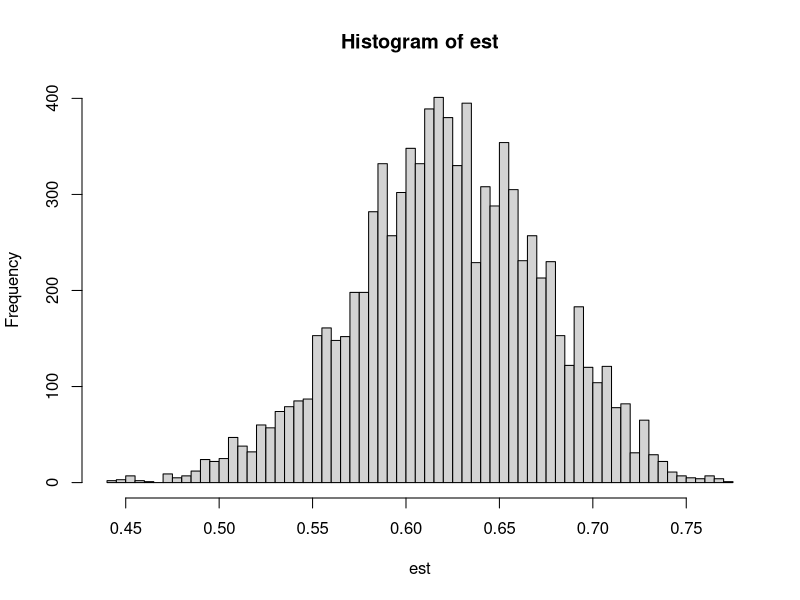
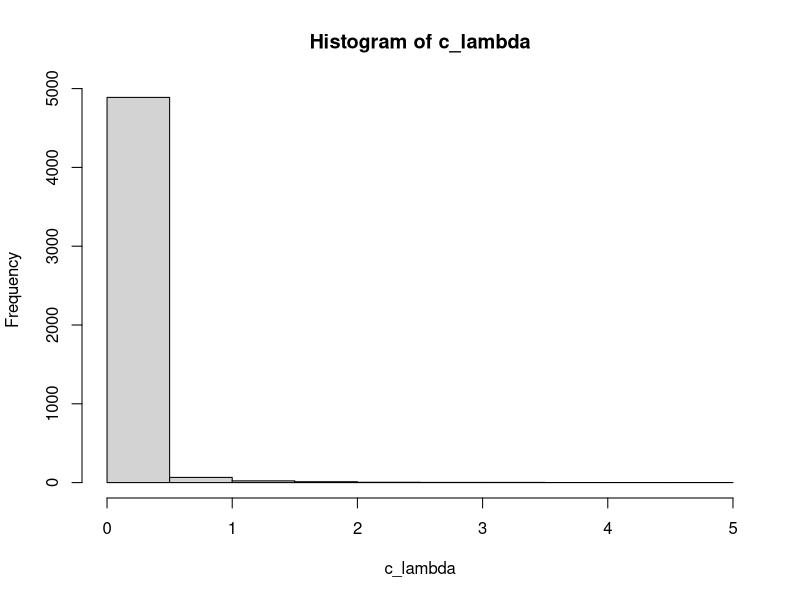
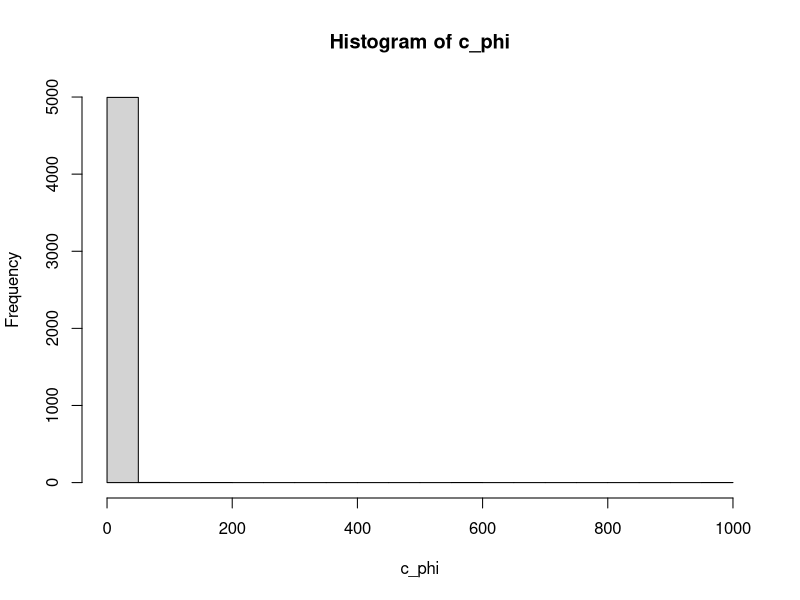
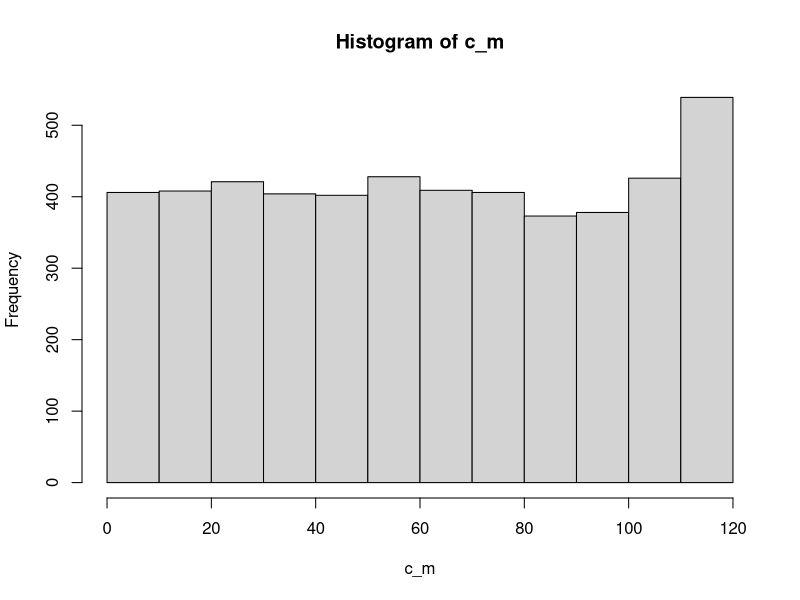
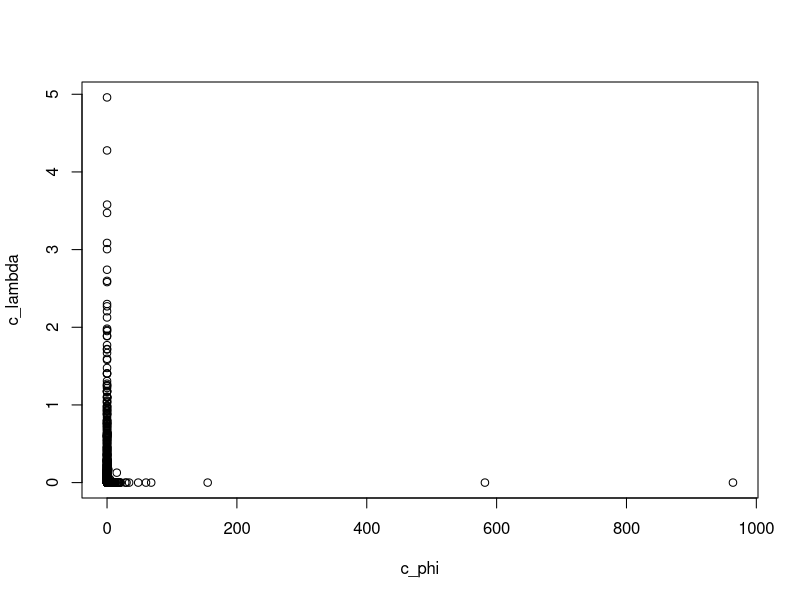
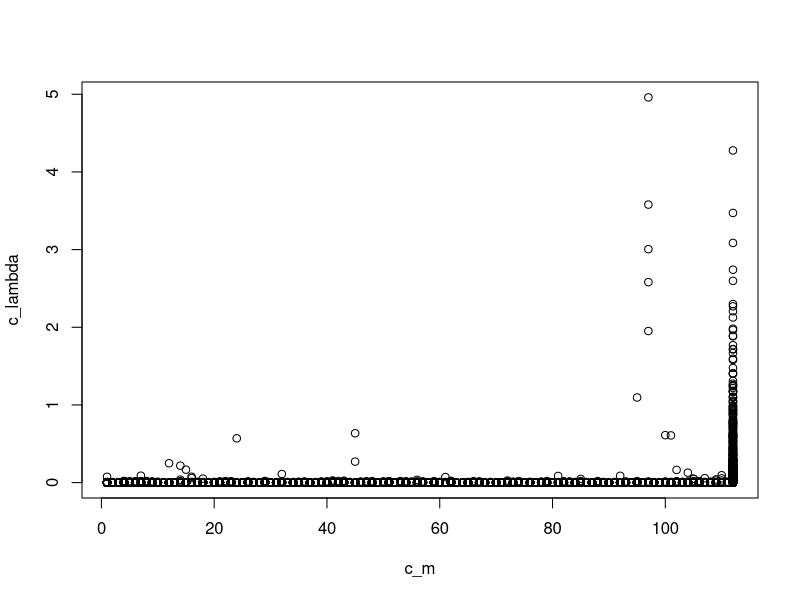
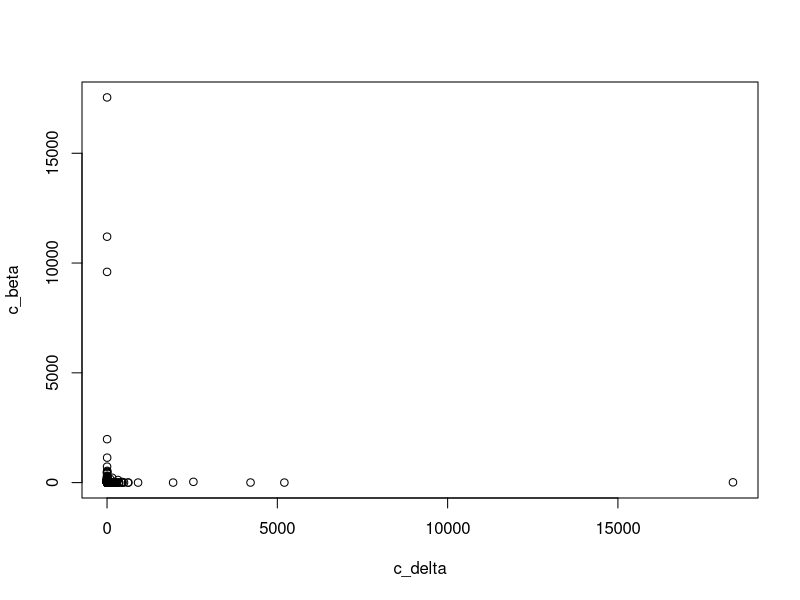
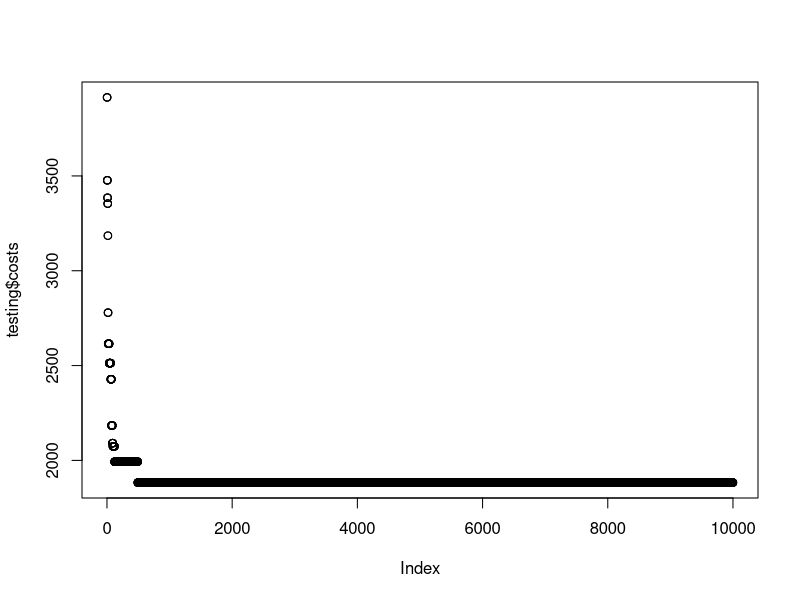

These figures' R source, in order: (Note: a time limit stopped this script after it produced the figures.)
## ---- chunk 1
X <- matrix(c(0.9,0,0,1,0.05,0.85,0,0,0.03,0.09,0.9,0,0.02,0.06,0.1,0), nrow = 4)
rownames(X) <- c("Low","Med","High","Fail")
colnames(X) <- c("Low","Med","High","Fail")
X
## ---- chunk 2
b <- matrix(c(1,0,0,0), nrow = 1)
b %*% X %*% X %*% X
## ---- chunk 3
Xc <- X
Xc[4,4] <- 1
Xc[4,1] <- 0
b %*% Xc %*% Xc %*% Xc
## ---- chunk 4
matp <- function(matrix, power){
  a <- matrix
  if (power >= 1) {
    for (i in 1:power) {
      matrix <- a %*% matrix
    }
    return (matrix)
  }
}
## ---- chunk 5
n <- 1
d <- Xc
while (d[1,4] < .5) {
  d <- matp(Xc,n)
  n <- n + 1
}
print (paste("There is a 50% chance of failure at week:", (n+1)))
## ---- chunk 6
round(52/17,0)
## ---- chunk 7
prof <- c(1000, 500, 400, -700)
steady <- matp(X, 100)
ep <- b %*% steady %*% prof;ep
## ---- chunk 8
X.2 <- matrix(c(0.9,0,1,1,0.05,0.85,0,0,0.03,0.09,0,0,0.02,0.06,0,0), nrow = 4)
prof <- c(1000, 500, -600, -700)
steady <- matp(X.2, 100)
ep <- b %*% steady %*% prof;ep
## ---- chunk 9
haste <- function(theta, group) {
  return ((2 + theta)^group[1] * (1 - theta)^(group[2] + group[3]) * theta^group[4])
}

group <- c(125,18,20,34)
w <- .25
m <- 10000
x <- numeric(m)
b <- 1000
samp <- 1000
u <- runif(m)
v <- runif(m, -w, w)
x[1] <- w

for (i in 2:m) {
  z <- x[i-1] + v[i]
  if (u[i] <= haste(z, group) / haste(x[i-1], group)) {
    x[i] <- z
  } else {
    x[i] <- x[i-1]
  }
}

est <- x[(b+1):m]
hist(est, 100)
## ---- chunk 10
# add the vars i need, inital guesses
Y <- c(4,5,4,1,0,4,3,4,0,6,3,3,4,0,2,6,3,3,5,4,5,3,1,4,4,1,5,5,3,4,2,5,2,2,3,4,2,1,3,2,2,1,1,1,1,3,0,0,1,0,1,1,0,0,3,1,0,3,2,2,0,1,1,1,0,1,0,1,0,0,0,2,1,0,0,0,1,1,0,2,3,3,1,1,2,1,1,1,1,2,4,2,0,0,0,1,4,0,0,0,1,0,0,0,0,0,1,0,0,1,0,1)

mainthing <- function(i) {
  c_lambda <- c()
  c_phi <- c()
  c_beta <- c()
  c_delta <- c()
  c_m <- c()
  Mprob <- numeric(n)
  
  n <- i
  N <- length(Y)
  m <- sample(1:N, 1)
  
  alpha <- 1
  beta <- 1
  gamma <-1
  delta <- 1
  
  # fxn from psuedo code
  fullcondm <- function(m,lambda,phi,Y,N,alpha0,beta0,gamma0,delta0) {
    lamexp <- if (m >1)sum(Y[1:m]) else 0
    phiexp <- if (m<N) sum(Y[(m+1):N]) else 0
    prob <- lambda^(alpha0-1 + lamexp)*exp(-(beta0+m)*lambda)*phi^(gamma0-1+phiexp)*exp( -(delta0+n-m)*phi)
    return(ifelse(is.nan(prob), 0, prob))
  }
  
  # some looping
  for (i in 1:n) {
    sum1 <- sum(Y[1:m])
    if (m == N) {
      sum2=0
    } else {
      sum2 <- sum( Y[ (m+1):N])
    }
    
    lambda <- sample(rgamma(sum1+alpha, beta/(beta*m + 1)),1)
    phi <- sample(rgamma(sum2 + gamma, delta/ (delta*(N-m) + 1)), 1)
    
    for (j in 1:N) {
      Mprob[j] <- fullcondm(j,lambda, phi, Y,N,alpha,beta,gamma,delta)
    }
    
    if(sum(Mprob) == 0) {
      m <- sample(1:N, 1)
    } else {
      m <- sample(1:N, prob = Mprob, size = 1)
    }
    
    beta <- 1/ sample(rgamma(alpha, lambda+1), 1)
    delta <- 1/ sample(rgamma(gamma, phi+1), 1)
    
    c_lambda <- c(c_lambda, lambda)
    c_phi <- c(c_phi, phi)
    c_m <- c(c_m, m)
    c_beta <- c(c_beta, beta)
    c_delta <- c(c_delta, delta)
  }
  
  # plot the things for part a
  hist(c_lambda)
  hist(c_phi)
  hist(c_m)
  plot(c_lambda~c_phi)
  plot(c_lambda~c_m)
  plot(c_beta~c_delta)
}

# run 5000 iterations
mainthing(5000)
## ---- chunk 11
error <- qnorm(0.95)*sd(Y)/sqrt(length(Y))
print(paste('95% CI:', 40-error, 40+error))
before40 <- mean(Y[1:40]);before40
after40 <- mean(Y[41:length(Y)]);after40
## ---- chunk 12
C <- matrix(c(0,633,257,91,412,150,80,134,259,505,353,324,70,211,268,246,121,633,0,390,661,227,488,572,530,555,289,282,638,567,466,420,745,518,257,390,0,228,169,112,196,154,372,262,110,437,191,74,53,472,142,91,661,228,0,383,120,77,105,175,476,324,240,27,182,239,237,84,412,227,169,383,0,267,351,309,338,196,61,421,346,243,199,528,297,150,488,112,120,267,0,63,34,264,360,208,329,83,105,123,364,35,80,572,196,77,351,63,0,29,232,444,292,297,47,150,207,332,29,134,530,154,105,309,34,29,0,249,402,250,314,68,108,165,349,36,259,555,372,175,338,264,232,249,0,495,352,95,189,326,383,202,236,505,289,262,476,196,360,444,402,495,0,154,578,439,336,240,685,390,353,282,110,324,61,208,292,250,352,154,0,435,287,184,140,542,238,324,638,437,240,421,329,297,314,95,578,435,0,254,391,448,157,301,70,567,191,27,346,83,47,68,189,439,287,254,0,145,202,289,55,211,466,74,182,243,105,150,108,326,336,184,391,145,0,57,426,96,268,420,53,239,199,123,207,165,383,240,140,448,202,57,0,483,153,46,745,472,237,528,364,332,349,202,685,542,157,289,426,483,0,336,121,518,142,84,297,35,29,36,236,390,238,301,55,96,153,336,0), nrow = 17)

cost.f <- function(x, C) {
  cost <- 0
  for (i in 1:(length(x) - 1)) {
    cost <- cost + C[x[i], x[i + 1]]
  }
  return(cost)
}

anneal <- function(T0, beta, N) {
  T <- T0
  C <- matrix(c(0,633,257,91,412,150,80,134,259,505,353,324,70,211,268,246,121,633,0,390,661,227,488,572,530,555,289,282,638,567,466,420,745,518,257,390,0,228,169,112,196,154,372,262,110,437,191,74,53,472,142,91,661,228,0,383,120,77,105,175,476,324,240,27,182,239,237,84,412,227,169,383,0,267,351,309,338,196,61,421,346,243,199,528,297,150,488,112,120,267,0,63,34,264,360,208,329,83,105,123,364,35,80,572,196,77,351,63,0,29,232,444,292,297,47,150,207,332,29,134,530,154,105,309,34,29,0,249,402,250,314,68,108,165,349,36,259,555,372,175,338,264,232,249,0,495,352,95,189,326,383,202,236,505,289,262,476,196,360,444,402,495,0,154,578,439,336,240,685,390,353,282,110,324,61,208,292,250,352,154,0,435,287,184,140,542,238,324,638,437,240,421,329,297,314,95,578,435,0,254,391,448,157,301,70,567,191,27,346,83,47,68,189,439,287,254,0,145,202,289,55,211,466,74,182,243,105,150,108,326,336,184,391,145,0,57,426,96,268,420,53,239,199,123,207,165,383,240,140,448,202,57,0,483,153,46,745,472,237,528,364,332,349,202,685,542,157,289,426,483,0,336,121,518,142,84,297,35,29,36,236,390,238,301,55,96,153,336,0), nrow = 17)
  n <- dim(C)[1]
  x <- sample(1:17)
  sx <- cost.f(x, C)
  xbest <- x
  sbest <- sx
  costs <- numeric(N)
  
  for(i in 1:N){
    x1 <- sample(1:17, 17)
    I <- sort(c(x1[1], x1[2]))
    
    if(I[2] == 17)
      y <- c(x[1:I[1]-1], x[I[2]:I[1]])
    else
      y <- c(x[1:I[1]-1], x[I[2]:I[1]], x[(I[2]+1):length(x)])
    
    sx <- cost.f(x, C)
    sy <- cost.f(y, C)
    
    if(sy < sx)
      alpha <- 1
    else
      alpha <- exp(-(sy-sx) / T)
    
    U <- runif(1)
    if(U < alpha){
      x <- y
      sx <- sy
    }
    
    T <- beta * T
    xbest <- x
    sbest <- sx
    costs[i] <- sbest
  }
  return(list(x = xbest, costs = costs))
}

testing <- anneal(1, .9999, 10000)
plot(testing$costs)

bests <- c()
for(i in 1:20){
  bests <- c(bests, anneal(1, .9999, 10000)$costs[10000])
}
plot(bests)

randoms <- c()
for(i in 1:20){
  randoms <- c(randoms, cost.f(sample(1:17,17), C))
}
plot(randoms)
## ---- chunk 13
for(i in 1:4) {
  bests <- c()
  for(i in 1:20){
    bests <- c(bests, anneal(1, .9999, 10000)$costs[10000])
  }
  print(min(bests))
}

for(i in 1:4) {
  randoms <- c()
  for(i in 1:20){
    randoms <- c(randoms, cost.f(sample(1:17,17), C))
  }
  print(min(randoms))
}
